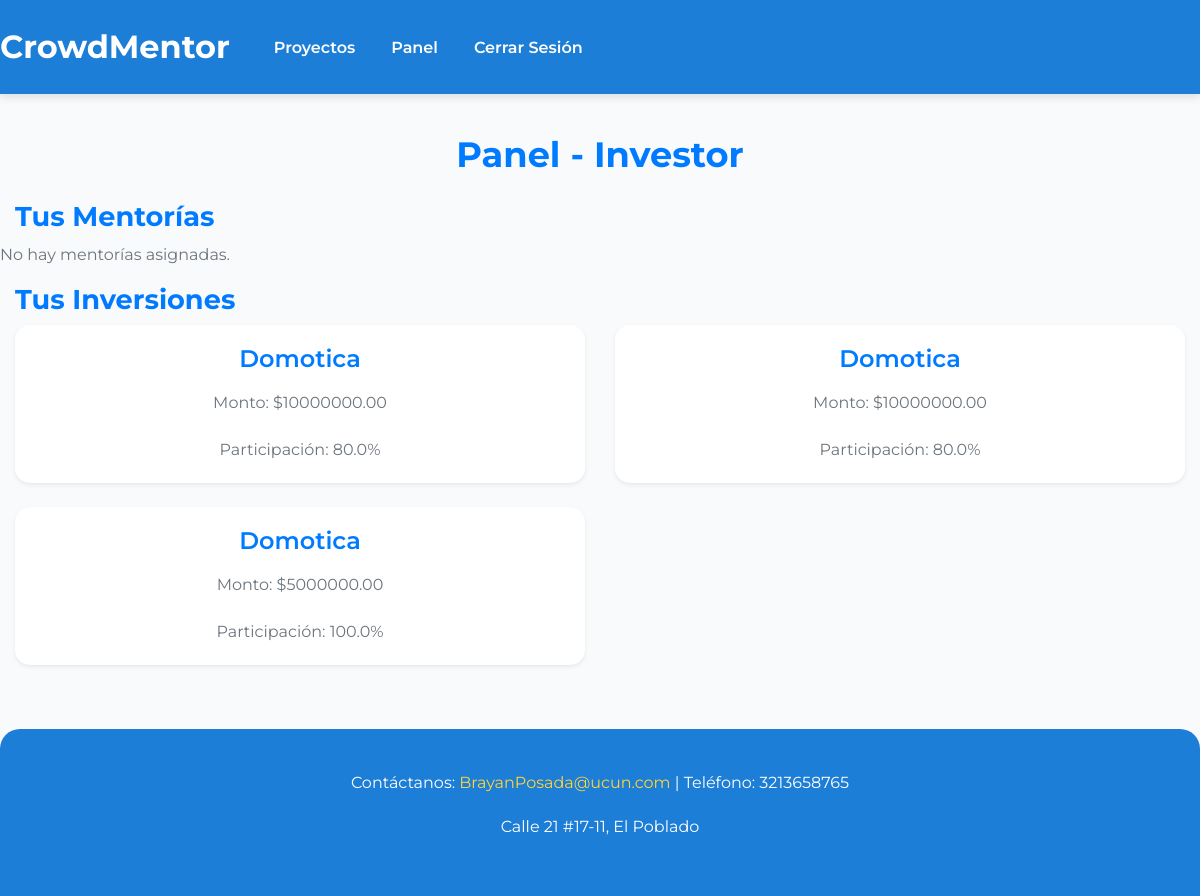
The app's page /dashboard/ (signed in), older data.
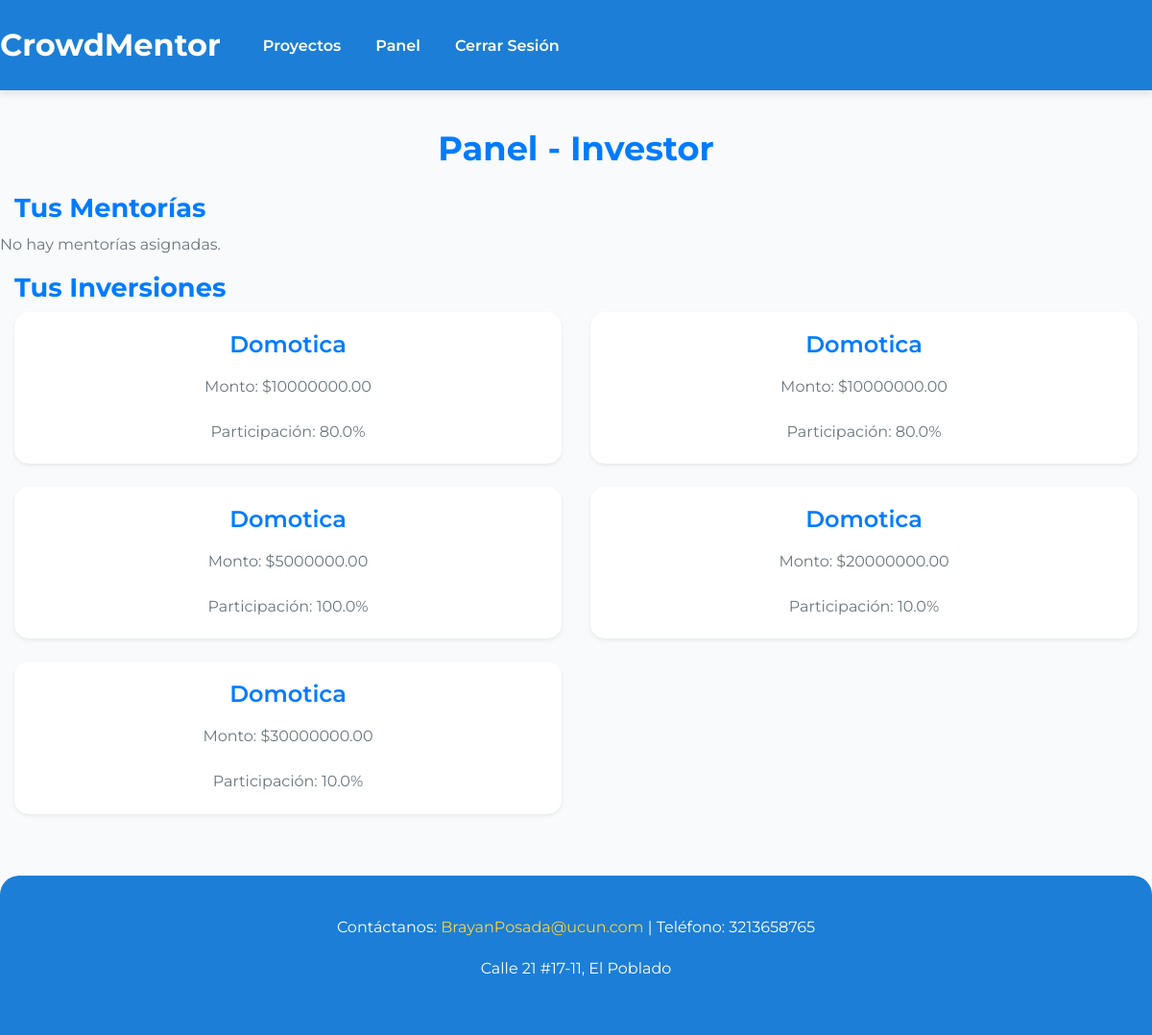
The same page, newer data.
### core/models.py (models this page shows, shortened)
class Profile(models.Model):
    USER_TYPES = (
        ('entrepreneur', 'Emprendedor'),
        ('mentor', 'Mentor'),
        ('investor', 'Inversionista'),
        ('evaluator', 'Evaluador'),
    )
    user = models.OneToOneField(User, on_delete=models.CASCADE)
    user_type = models.CharField(max_length=20, choices=USER_TYPES)
    bio = models.TextField(blank=True)
    experience = models.TextField(blank=True)
    is_approved = models.BooleanField(default=False)  # For mentors/evaluators
    is_approved_by_admin = models.BooleanField(default=False)  # Para evaluadores aprobados por el administrador

class Investment(models.Model):
    project = models.ForeignKey(Project, on_delete=models.CASCADE, related_name='investments')
    investor = models.ForeignKey(User, on_delete=models.CASCADE)
    amount = models.DecimalField(max_digits=10, decimal_places=2)
    equity_percentage = models.FloatField()  # Percentage of project ownership
    invested_at = models.DateTimeField(default=timezone.now)
    STATUS_CHOICES = [
        ('pending', 'Pending'),
        ('accepted', 'Accepted'),
        ('rejected', 'Rejected'),
    ]
    status = models.CharField(max_length=10, choices=STATUS_CHOICES, default='pending')
    is_accepted = models.BooleanField(default=False)

class Project(models.Model):
    title = models.CharField(max_length=200)
    description = models.TextField()
    owner = models.ForeignKey(User, on_delete=models.CASCADE, related_name='projects')
    funding_goal = models.DecimalField(max_digits=10, decimal_places=2)
    amount_raised = models.DecimalField(max_digits=10, decimal_places=2, default=0)
    created_at = models.DateTimeField(default=timezone.now)
    image = models.ImageField(upload_to='projects/', blank=True, null=True)
    is_active = models.BooleanField(default=True)

### core/views.py (the view)
# urls.py: path('dashboard/', views.dashboard, name='dashboard'),
@login_required
def dashboard(request):
    try:
        profile = Profile.objects.get(user=request.user)
    except Profile.DoesNotExist:
        messages.error(request, 'No se encontró un perfil asociado a este usuario.')
        return redirect('home')
    if profile.user_type == 'evaluator' and not profile.is_approved_by_admin:
        messages.error(request, 'Tu cuenta aún no ha sido aprobada por el Administrador.')
        return redirect('home')
    if profile.user_type == 'mentor' and not profile.is_approved:
        messages.error(request, 'Tu cuenta aún no ha sido aprobada por un Evaluador.')
        return redirect('home')
    if request.user.is_superuser:  # Verificar si el usuario es administrador
        return render(request, 'admin_dashboard.html', {'profile': profile})
    if profile.user_type == 'entrepreneur':
        projects = Project.objects.filter(owner=request.user)
        investments = Investment.objects.filter(project__owner=request.user, status='pending')
        return render(request, 'dashboard.html', {'projects': projects, 'investments': investments, 'profile': profile})
    elif profile.user_type in ['mentor', 'investor']:
        if profile.user_type == 'mentor' and not profile.is_approved:
            messages.error(request, 'Tu cuenta aún no ha sido aprobada por un Evaluador.')
            return redirect('home')
        mentorships = Mentorship.objects.filter(mentor=request.user)
        investments = Investment.objects.filter(investor=request.user)
        return render(request, 'dashboard.html', {'mentorships': mentorships, 'investments': investments, 'profile': profile})
    else:  # Evaluator
        pending_mentors = Profile.objects.filter(user_type='mentor', is_approved=False)
        return render(request, 'dashboard.html', {'pending_mentors': pending_mentors, 'profile': profile})

### core/templates/dashboard.html (shortened to what this page needs)
{% extends 'base.html' %}
{% load static %}
{% block content %}
    <h2 class="text-center text-primary my-4">Panel - {{ profile.user_type|title }}</h2>
    {% if profile.user_type == 'entrepreneur' %}
        <h3 class="text-primary">Tus Proyectos</h3>
        <a href="{% url 'project_create' %}" class="btn btn-success mb-3">Crear Nuevo Proyecto</a>
        <div class="row">
            {% for project in projects %}
                <div class="col-md-6 mb-4">
                    <div class="card shadow-sm">
                        <div class="card-body">
                            <h5 class="card-title text-primary">{{ project.title }}</h5>
                            <p class="card-text text-muted">Meta de Financiación: ${{ project.funding_goal }}</p>
                            <p class="card-text text-muted">Monto Recaudado: ${{ project.amount_raised }}</p>
                            <a href="{% url 'project_detail' project.pk %}" class="btn btn-primary">Ver</a>
                        </div>
                    </div>
                </div>
            {% empty %}
                <p class="text-muted">No hay proyectos aún.</p>
            {% endfor %}
        </div>
        <h3 class="text-primary">Inversiones Pendientes</h3>
        <div class="row">
            {% for investment in investments %}
                {% if investment.status == 'pending' %}
                    <div class="col-md-6 mb-4">
                        <div class="card shadow-sm">
                            <div class="card-body">
                                <h5 class="card-title text-primary">{{ investment.investor.username }}</h5>
                                <p class="card-text text-muted">Monto: ${{ investment.amount }}</p>
                                <p class="card-text text-muted">Porcentaje: {{ investment.equity_percentage }}%</p>
                                <form method="post" action="{% url 'manage_investment' investment.id %}">
                                    {% csrf_token %}
                                    <button type="submit" name="action" value="accept" class="btn btn-success">Aceptar</button>
                                    <button type="submit" name="action" value="reject" class="btn btn-danger">Rechazar</button>
                                </form>
                            </div>
                        </div>
                    </div>
                {% endif %}
            {% empty %}
                <p class="text-muted">No hay inversiones pendientes.</p>
            {% endfor %}
        </div>
    {% elif profile.user_type == 'mentor' or profile.user_type == 'investor' %}
        <h3 class="text-primary">Tus Mentorías</h3>
        <div class="row">
            {% for mentorship in mentorships %}
                <div class="col-md-6 mb-4">
                    <div class="card shadow-sm">
                        <div class="card-body">
                            <h5 class="card-title text-primary">{{ mentorship.project.title }}</h5>
                            <p class="card-text text-muted">Estado: {{ mentorship.status }}</p>
                        </div>
                    </div>
                </div>
            {% empty %}
                <p class="text-muted">No hay mentorías asignadas.</p>
            {% endfor %}
        </div>
        <h3 class="text-primary">Tus Inversiones</h3>
        <div class="row">
            {% for investment in investments %}
                <div class="col-md-6 mb-4">
                    <div class="card shadow-sm">
                        <div class="card-body">
                            <h5 class="card-title text-primary">{{ investment.project.title }}</h5>
                            <p class="card-text text-muted">Monto: ${{ investment.amount }}</p>
                            <p class="card-text text-muted">Participación: {{ investment.equity_percentage }}%</p>
                        </div>
                    </div>
                </div>
            {% empty %}
                <p class="text-muted">No se han realizado inversiones.</p>
            {% endfor %}
        </div>
    {% endif %}
{% endblock %}

### core/templates/base.html (shortened to what this page needs)
{% load static %}
<!DOCTYPE html>
<html lang="es">
<head>
    <link rel="stylesheet" href="https://stackpath.bootstrapcdn.com/bootstrap/4.5.2/css/bootstrap.min.css">
    <link rel="stylesheet" href="{% static 'css/styles.css' %}">
</head>
<body>
    <nav class="navbar navbar-expand-lg navbar-light">
        <a class="navbar-brand" href="{% url 'home' %}">CrowdMentor</a>
        <div class="navbar-nav">
            <a class="nav-item nav-link" href="{% url 'project_list' %}">Proyectos</a>
            {% if user.is_authenticated %}
                <a class="nav-item nav-link" href="{% if user.is_superuser %}{% url 'admin_dashboard' %}{% else %}{% url 'dashboard' %}{% endif %}">Panel</a>
                <a class="nav-item nav-link" href="{% url 'logout' %}">Cerrar Sesión</a>
            {% else %}
                <a class="nav-item nav-link" href="{% url 'login' %}">Iniciar Sesión</a>
                <a class="nav-item nav-link" href="{% url 'register' %}">Registrarse</a>
            {% endif %}
        </div>
    </nav>
    <div class="container">
        {% block content %}
        {% endblock %}
    </div>
    <footer>
        <p>Contáctanos: <a href="mailto:BrayanPosada@ucun.com">BrayanPosada@ucun.com</a> | Teléfono: 3213658765</p>
        <p>Calle 21 #17-11, El Poblado</p>
    </footer>
</body>
</html>

### core/static/css/styles.css (style rules this page uses)
body { font-family: 'Montserrat', Arial, sans-serif; background-color: #f9fafb; color: #2d3748; line-height: 1.7; margin: 0; }
.navbar { background-color: #1c7ed6; padding: 15px 0; box-shadow: 0 4px 8px rgba(0, 0, 0, 0.1); }
.navbar-brand { font-size: 2rem; font-weight: 700; color: #fff !important; }
.navbar-nav .nav-link { color: #fff !important; font-weight: 600; margin-left: 20px; transition: color 0.3s ease; }
.container { max-width: 1200px; margin-top: 40px; margin-bottom: 40px; }
h1, h2, h3 { font-weight: 700; color: #ffffff; }
h2 { font-size: 2.2rem; margin-bottom: 30px; text-align: center; }
h3 { font-size: 1.7rem; }
.card { border: none; border-radius: 15px; box-shadow: 0 8px 16px rgba(0, 0, 0, 0.1); transition: transform 0.3s ease, box-shadow 0.3s ease; background-color: #ffffff; }
.card-body { padding: 20px; text-align: center; }
.card-title { font-size: 1.5rem; font-weight: 600; color: #1c7ed6; margin-bottom: 15px; }
.card-text { font-size: 1rem; color: #495057; margin-bottom: 20px; }
footer { background-color: #1c7ed6; color: #fff; padding: 40px 0; text-align: center; font-size: 1rem; border-radius: 20px 20px 0 0; }
footer a { color: #ffd43b; text-decoration: none; }

Row changes from the older to the newer data that the page shows:
added Investment: project "Domotica", amount "20000000.00", equity_percentage "10.0"
added Investment: project "Domotica", amount "30000000.00", equity_percentage "10.0"
